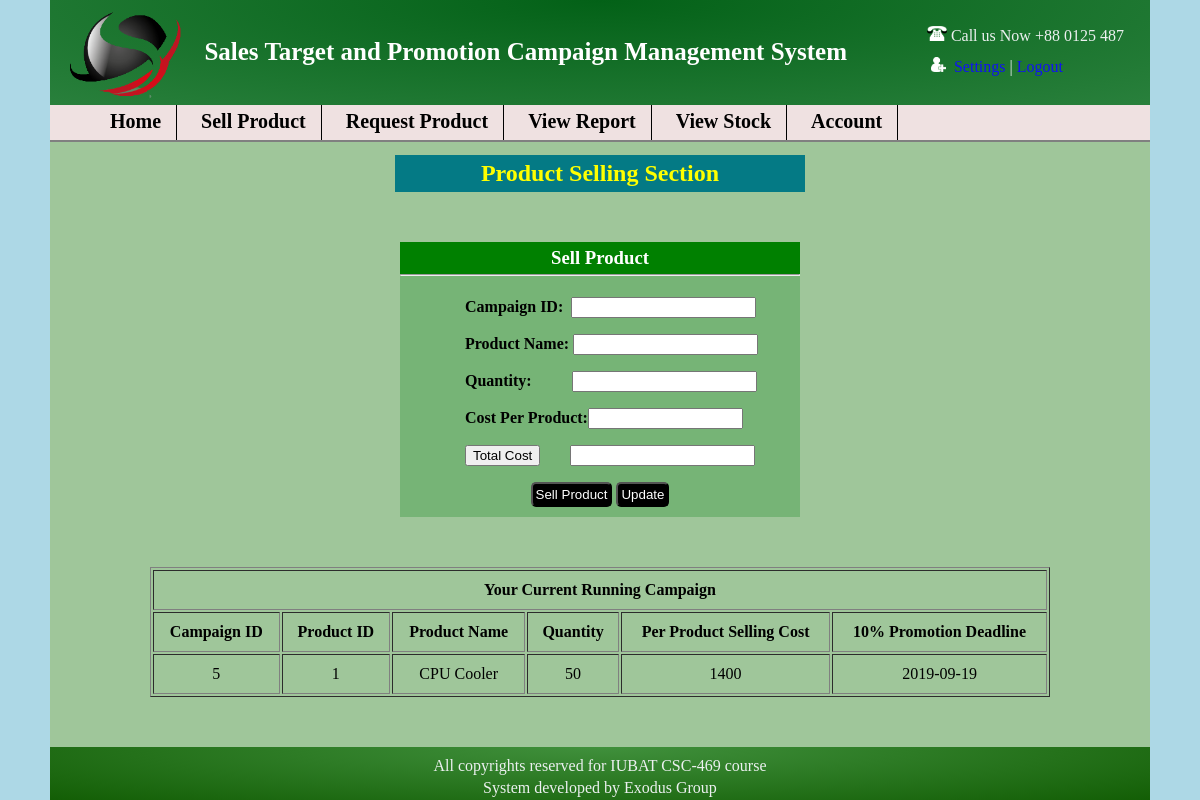
/sellproduct.php (signed in), run on the app's committed database.
### tables this page shows
CREATE TABLE IF NOT EXISTS `campaign` (
  `campaign_id` int(50) NOT NULL AUTO_INCREMENT,
  `product_id` varchar(50) NOT NULL,
  `product_name` varchar(50) NOT NULL,
  `c_quantity` varchar(50) NOT NULL,
  `c_price` varchar(50) NOT NULL,
  `deadline` varchar(100) NOT NULL,
  `employee_name` varchar(50) NOT NULL,
  `employee_branch` varchar(50) NOT NULL,
  PRIMARY KEY (`campaign_id`)
);

### sellproduct.php (the view, shortened to what this page needs)
<?php
if(isset($_SESSION['username']))
{
	$name=$_SESSION['name'];
}
else{
	header("location:login.php");
}
?>
<!Doctype html>
<html>
<head lang="en">
	<link rel="stylesheet" type="text/css" href="first.css"/>
</head>
<body>
	<div id="body_part">
		<?php include "employeeheader.php";?>
		<nav id="nav_bar">
			<ul>
				<li><a href="employeeindex.php">Home</a></li>
				<li><a href="sellproduct.php">Sell Product</a></li>
				<li><a href="employeeindex.php">Request Product</a></li>
				<li><a href="employeeview.php">View Report</a></li>
				<li><a href="employeeindex.php">View Stock</a></li>
				<li><a href="employeeindex.php">Account</a></li>
			</ul>
		</nav>
		<div id="manager_body">
		<center>
			<h2 id="manager_h2">Product Selling Section<h2>
		</center>
			<form id="sell_form" action="sellproduct.php" method="post">
				<h3>Sell Product</h3>
				<hr/>
				<?php
					$product_id="";
					$campaign_id="";
					$product_name="";
					$quantity = "";
					$cost_per_product = "";
					$total_cost="";
					?>
				<div id="cell_content">
					<p>Campaign ID: &nbsp;<input type="text" name="c_id" id="c_id" value="<?php echo $campaign_id;?>"/></p>
					<p>Product Name: <input type="text" name="p_id" id="p_id" value="<?php echo $product_name;?>"/></p>
					<p>Quantity: &emsp;&emsp;&nbsp;<input type="number" name="quantity" id="quantity" size="5em" value="<?php echo $quantity;?>"/></p>
					<p>Cost Per Product:<input type="number" name="cost" id="cost" style="width: 11em;" value="<?php echo $cost_per_product;?>"/><input style="background:none;border:none;color:#76b476;" type="text" name="id" id="id" value="<?php echo $product_id;?>" size="1px"/></p>
					<p><input type="submit" value="Total Cost" name="cost_calculation"/><input style="margin-left: 30px;" type="number" name="total_cost" value="<?php echo $total_cost;?>"/></p>
					<center>
					<input id="button" type="submit" value="Sell Product" name="sell"/>
					<input id="button" type="submit" value="Update" name="update"/></center>
				</div>
			</form>
			<center><?php
			include "connection.php";
	$result=mysqli_query($con, "select * from campaign where employee_name='$name' and c_quantity>0");
	echo "<table id='phptable' border=1 cellpadding='10' width='900px'>
			<tr>
				<th colspan='6'>Your Current Running Campaign</th>
			</tr>
			<tr>
				<th>Campaign ID</th>
				<th>Product ID</th>
				<th>Product Name</th>
				<th>Quantity</th>
				<th> Per Product Selling Cost</th>
				<th>10% Promotion Deadline</th>
			</tr>";
	while($row=mysqli_fetch_array($result, MYSQLI_ASSOC))
	{
		echo "<tr>";
		echo "<td>".$row['campaign_id']."</td>";
		echo "<td>".$row['product_id']."</td>";
		echo "<td>".$row['product_name']."</td>";
		echo "<td>".$row['c_quantity']."</td>";
		echo "<td>".$row['c_price']."</td>";
		echo "<td>".$row['deadline']."</td>";
		echo "</tr>";
	}
	echo "</table>";
?></center>
	<div id="footer"><?php include "footer.php";?></div>
</body>
</html>

### first.css (style rules this page uses)
body { background: lightblue; margin: 0; padding: 0; }
#body_part { width:1100px; background: #9fc69a; margin:20px auto; margin-top: 0px; margin-bottom: 0px; }
#nav_bar { background: #efe1e1; width: 1100px; height: 35px; float: left; margin-top: -5px; border-bottom: 2px solid gray; }
#nav_bar ul { margin-top: 0px; }
#nav_bar li { list-style: none; background: #efe1e1; display: inline-block; padding: 5px 15px 7px 20px; font-size: 20px; font-weight: bold; border-right: 1px solid black; }
#nav_bar ul a { text-decoration: none; color: black; }

### sellproduct.php (style rules this page uses)
#manager_h2 { margin-top: 50px; padding: 5px; background: #047a85; width: 400px; color: yellow; }
#body_part { clear: both; padding-bottom: 50px; }
#footer { bottom: 0px; margin-top: 50px; }
table { text-align: center; }
form { width: 400px; margin: 50px auto; }
form h3 { text-align: center; background: green; margin-top: 20px; color: white; margin-bottom: 0px; padding: 5px; }
form hr { margin-top: 0px; }
#cell_content { background: #76b476; padding-top: 5px; padding-bottom: 5px; margin-top: -8px; }
#cell_content p { color:black; margin-left: 65px; font-weight: bold; }
#button { background: black; color:white; padding: 3px; -webkit-border-radius: 5px; margin-bottom: 5px; }

### footer.php (style rules this page uses)
p { line-height: 40%; color: #ecf0f0; }

### data on the page
campaign: campaign_id "5", product "1", product_name "CPU Cooler", c_quantity "50", c_price "1400", deadline "2019-09-19"
